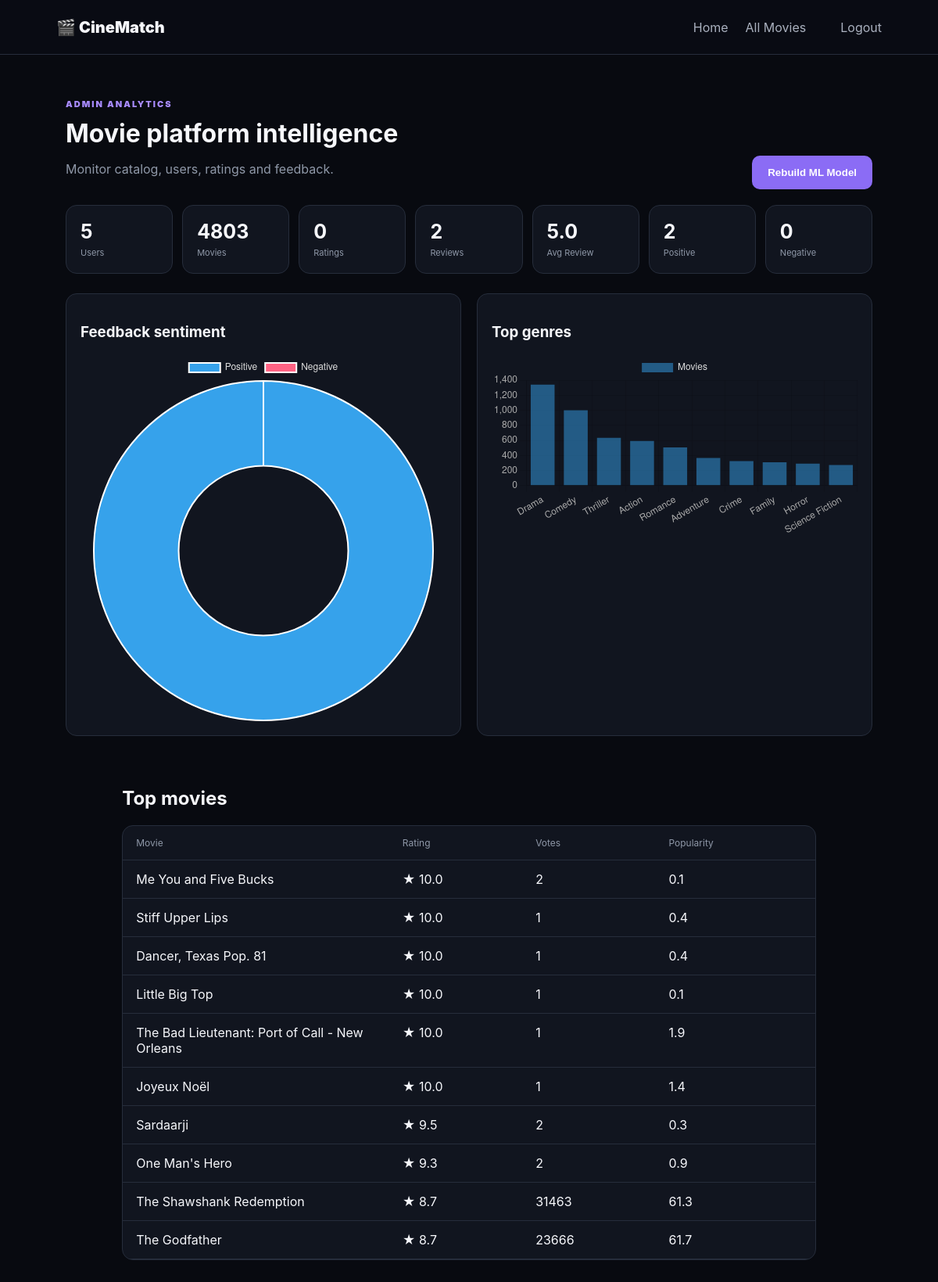
The page /admin (signed in) on the database its author committed.
### models.py (models this page shows)
class Movie(db.Model):
    __tablename__ = 'movies'
    id = db.Column(db.Integer, primary_key=True)  # TMDB id
    title = db.Column(db.String(300), nullable=False, index=True)
    overview = db.Column(db.Text, default='')
    genres = db.Column(db.String(500), default='')
    keywords = db.Column(db.Text, default='')
    cast = db.Column(db.Text, default='')
    director = db.Column(db.String(300), default='')
    writers = db.Column(db.Text, default='')
    release_date = db.Column(db.Date, nullable=True, index=True)
    runtime = db.Column(db.Integer, nullable=True)
    rating = db.Column(db.Float, default=0.0, index=True)
    vote_count = db.Column(db.Integer, default=0)
    popularity = db.Column(db.Float, default=0.0)
    poster_path = db.Column(db.String(500), nullable=True)
    backdrop_path = db.Column(db.String(500), nullable=True)
    tagline = db.Column(db.String(500), default='')
    original_language = db.Column(db.String(20), default='')
    status = db.Column(db.String(50), default='Released')
    created_at = db.Column(db.DateTime, default=datetime.utcnow)
    ratings = db.relationship('Rating', backref='movie', lazy=True, cascade='all, delete-orphan')
    reviews = db.relationship('Review', backref='movie', lazy=True, cascade='all, delete-orphan')

### app.py (the view)
@app.route('/admin')
@admin_required
def admin():
    total_users=User.query.count(); total_movies=Movie.query.count(); total_reviews=Review.query.count(); total_ratings=Rating.query.count()
    avg=db.session.query(func.avg(Review.rating)).scalar() or 0
    positive=Review.query.filter_by(sentiment='Positive').count(); negative=Review.query.filter_by(sentiment='Negative').count()
    genre_counts={}
    for m in Movie.query.all():
        for g in (m.genres or '').split('|'):
            g=g.strip()
            if g: genre_counts[g]=genre_counts.get(g,0)+1
    top_genres=sorted(genre_counts.items(), key=lambda x:x[1], reverse=True)[:10]
    top_movies=Movie.query.order_by(Movie.rating.desc(),Movie.vote_count.desc()).limit(10).all()
    return render_template('admin.html', stats={'users':total_users,'movies':total_movies,'reviews':total_reviews,'ratings':total_ratings,'avg':round(avg,2),'positive':positive,'negative':negative}, top_genres=top_genres, top_movies=top_movies)

### app.py (called while the page is built)
def admin_required(f):
    @wraps(f)
    def wrapper(*args,**kwargs):
        if 'user_id' not in session: return redirect(url_for('login'))
        user=User.query.get(session['user_id'])
        if not user or user.role!='admin': return redirect(url_for('dashboard'))
        return f(*args,**kwargs)
    return wrapper

### templates/admin.html
{% extends 'base.html' %}{% block title %}Admin Analytics · CineMatch{% endblock %}{% block content %}<main class="admin"><section class="section-title"><div><p class="eyebrow">ADMIN ANALYTICS</p><h1>Movie platform intelligence</h1><p class="muted">Monitor catalog, users, ratings and feedback.</p></div><form method="post" action="{{url_for('rebuild_model')}}"><button class="primary">Rebuild ML Model</button></form></section><div class="kpis"><div><b>{{stats.users}}</b><span>Users</span></div><div><b>{{stats.movies}}</b><span>Movies</span></div><div><b>{{stats.ratings}}</b><span>Ratings</span></div><div><b>{{stats.reviews}}</b><span>Reviews</span></div><div><b>{{stats.avg}}</b><span>Avg Review</span></div><div><b>{{stats.positive}}</b><span>Positive</span></div><div><b>{{stats.negative}}</b><span>Negative</span></div></div><div class="charts"><div class="chart-card"><h3>Feedback sentiment</h3><canvas id="sentiment"></canvas></div><div class="chart-card"><h3>Top genres</h3><canvas id="genres"></canvas></div></div><section class="section"><h2>Top movies</h2><div class="table"><div class="tr head"><span>Movie</span><span>Rating</span><span>Votes</span><span>Popularity</span></div>{% for m in top_movies %}<div class="tr"><span>{{m.title}}</span><span>★ {{'%.1f'|format(m.rating or 0)}}</span><span>{{m.vote_count or 0}}</span><span>{{'%.1f'|format(m.popularity or 0)}}</span></div>{% endfor %}</div></section></main><script>new Chart(document.getElementById('sentiment'),{type:'doughnut',data:{labels:['Positive','Negative'],datasets:[{data:[{{stats.positive}},{{stats.negative}}]}]},options:{plugins:{legend:{labels:{color:'#ddd'}}}}});new Chart(document.getElementById('genres'),{type:'bar',data:{labels:[{% for g,c in top_genres %}'{{g}}',{% endfor %}],datasets:[{label:'Movies',data:[{% for g,c in top_genres %}{{c}},{% endfor %}]}]},options:{scales:{x:{ticks:{color:'#aaa'}},y:{ticks:{color:'#aaa'}}},plugins:{legend:{labels:{color:'#ddd'}}}}});</script>{% endblock %}

### static/app.css (style rules this page uses)
:root { --bg:#080a10;--panel:#11151f;--panel2:#171c27;--line:#262d3b;--text:#f6f7fb;--muted:#8f98a8;--accent:#8b6cf5;--good:#35d58a;--bad:#ff6470 }
* { box-sizing:border-box }
body { margin:0;background:var(--bg);color:var(--text);font-family:Inter,system-ui,-apple-system,Segoe UI,sans-serif }
.eyebrow { color:#a98cff;font-size:11px;font-weight:900;letter-spacing:2px }
.searchbar button,.primary { background:var(--accent);color:#fff;border:0;padding:14px 20px;border-radius:0 10px 10px 0;font-weight:800;cursor:pointer }
.primary { border-radius:10px }
.section { padding:45px 7% }
.section-title { display:flex;justify-content:space-between;align-items:end;margin-bottom:20px }
.section-title h1,.section-title h2 { margin:0;font-size:32px }
.review small,.muted { color:var(--muted) }
.admin { padding:45px 7% }
.kpis { display:grid;grid-template-columns:repeat(7,1fr);gap:12px }
.kpis div,.chart-card { background:var(--panel);border:1px solid var(--line);padding:18px;border-radius:14px }
.kpis b { display:block;font-size:25px }
.kpis span { color:var(--muted);font-size:11px }
.charts { display:grid;grid-template-columns:1fr 1fr;gap:20px;margin-top:25px }
.table { background:var(--panel);border:1px solid var(--line);border-radius:14px;overflow:hidden }
.tr { display:grid;grid-template-columns:2fr 1fr 1fr 1fr;padding:14px 17px;border-bottom:1px solid var(--line) }
.tr.head { color:var(--muted);font-size:12px }
.admin .primary { border-radius:10px }

### rows shown on the page
Movie: title "Stiff Upper Lips", rating "10.0", vote_count "1", popularity "0.4"
Movie: title "Dancer, Texas Pop. 81", rating "10.0", vote_count "1", popularity "0.4"
Movie: title "Little Big Top", rating "10.0", vote_count "1", popularity "0.1"
Movie: title "The Bad Lieutenant: Port of Call - New Orleans", rating "10.0", vote_count "1", popularity "1.9"
Movie: title "Joyeux Noël", rating "10.0", vote_count "1", popularity "1.4"
Movie: title "One Man's Hero", rating "9.3", vote_count "2", popularity "0.9"
Movie: title "The Shawshank Redemption", rating "8.7", vote_count "31463", popularity "61.3"
Movie: title "The Godfather", rating "8.7", vote_count "23666", popularity "61.7"

### other values the page prints
{{ stats.users }} "5"
{{ stats.movies }} "4803"
{{ stats.ratings }} "0"
{{ stats.reviews }} "2"
{{ stats.avg }} "5.0"
{{ stats.positive }} "2"
{{ stats.negative }} "0"
{{ m.title }} "Me You and Five Bucks" "Sardaarji"
{{ '%.1f'|format(m.rating or 0) }} "10.0" "9.5"
{{ m.vote_count or 0 }} "2" "2"
{{ '%.1f'|format(m.popularity or 0) }} "0.1" "0.3"
chart data {{ stats.negative }} 0
chart data {{ c }} 1341, 1001, 633, 592, 507, 367, 325, 309, 291, 273
